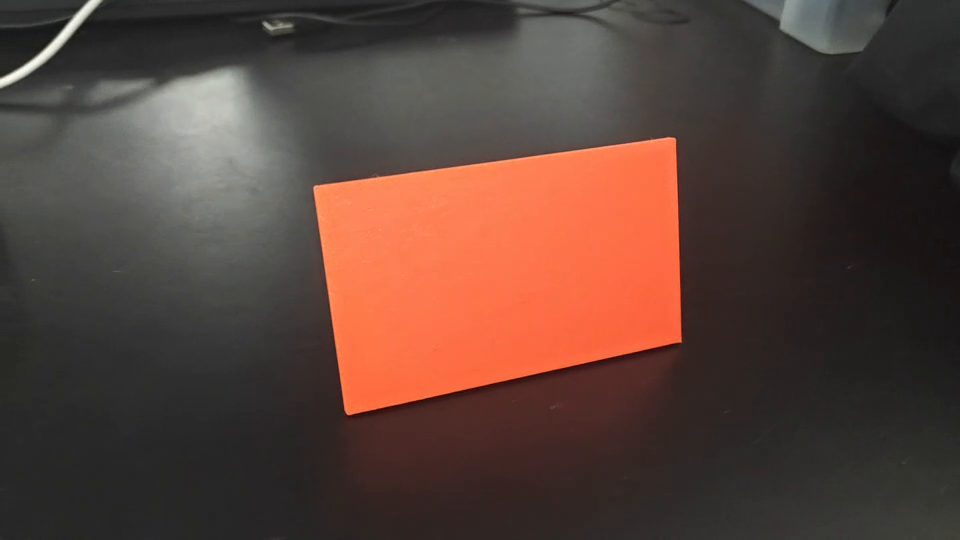
#> input picture frame 21 of orange_board.mp4, 960 x 540 px
$ python q5_annotate_video.py
#> lines starting #> are read from the running program, lines starting #| are printed output that depends on the picture; after the words box and inside, x2 and y2 are one past the last pixel; in counts of white or black regions, pixels touching at a corner belong together
### src/detector.py
"""共用模块：橙色板单帧角点检测流程（第四问提炼，供第四、五问复用）。"""
import cv2
import numpy as np

# HSV 阈值：橙色的 H 大约在 5~25 之间，S、V 设下限排除灰暗背景
HSV_LOWER = np.array([3, 120, 150])
HSV_UPPER = np.array([14, 255, 255])

# 形态学核：先开运算去小噪点，再闭运算填孔洞（第三问比较后选定的方案）
MORPH_KERNEL = (5, 5)

MIN_AREA = 3000          # 面积下限：过滤背景里零星的橙色噪块


def get_mask(frame_bgr: np.ndarray) -> np.ndarray:
    """BGR 帧 -> 橙色二值掩膜（单通道，0/255）。"""
    hsv = cv2.cvtColor(frame_bgr, cv2.COLOR_BGR2HSV)
    mask = cv2.inRange(hsv, HSV_LOWER, HSV_UPPER)
    kernel = cv2.getStructuringElement(cv2.MORPH_RECT, MORPH_KERNEL)
    mask = cv2.morphologyEx(mask, cv2.MORPH_OPEN, kernel)
    mask = cv2.morphologyEx(mask, cv2.MORPH_CLOSE, kernel)
    return mask


def _order_corners_clockwise(pts: np.ndarray) -> np.ndarray:
    """按题目规则排序：沿图像顺时针，从 x+y 最小的点开始（并列时取 y 更小、x 更小）。"""
    pts = pts.reshape(-1, 2).astype(np.float64)
    cx, cy = pts[:, 0].mean(), pts[:, 1].mean()
    # 图像坐标 y 向下，atan2 角度递增方向在视觉上即顺时针
    angles = np.arctan2(pts[:, 1] - cy, pts[:, 0] - cx)
    order = np.argsort(angles)
    pts = pts[order]
    # 旋转列表，让 x+y 最小（并列取 y、x）的点排第一位
    sums = pts[:, 0] + pts[:, 1]
    start = min(range(len(pts)), key=lambda i: (sums[i], pts[i][1], pts[i][0]))
    pts = np.roll(pts, -start, axis=0)
    return pts


def detect_corners(frame_bgr: np.ndarray):
    """单帧检测。

    返回 (valid, corners)：
      valid=True  -> corners 为 4 个 [x, y]（原视频像素坐标，已按规则排序）
      valid=False -> corners 为 []
    """
    mask = get_mask(frame_bgr)
    contours, _ = cv2.findContours(mask, cv2.RETR_EXTERNAL, cv2.CHAIN_APPROX_SIMPLE)
    if not contours:
        return False, []

    # 按面积从大到小尝试，取第一个能拟合出四边形的轮廓
    h_img, w_img = mask.shape
    contours = sorted(contours, key=cv2.contourArea, reverse=True)
    for cnt in contours[:3]:
        area = cv2.contourArea(cnt)
        if area < MIN_AREA or area > 0.95 * w_img * h_img:
            continue

        hull = cv2.convexHull(cnt)
        peri = cv2.arcLength(hull, True)

        # 多边形近似：从粗到细尝试 epsilon，凑出 4 个顶点
        approx = None
        for eps_scale in (0.02, 0.015, 0.01, 0.03, 0.04, 0.05):
            cand = cv2.approxPolyDP(hull, eps_scale * peri, True)
            if len(cand) == 4:
                approx = cand
                break
        if approx is None:
            # 退路：用最小外接旋转矩形的四角（对透视形变也有一定适应性）
            approx = cv2.boxPoints(cv2.minAreaRect(hull)).astype(np.int32)

        corners = _order_corners_clockwise(approx)
        # 防自交的简单校验：对角线长度和应大于边长和的一半（凸四边形必满足）
        return True, [[int(x), int(y)] for x, y in corners]

    return False, []

### src/q4_find_corners.py
"""第四问：从单帧掩膜中找出橙色板四个角点并画标注图。

运行（在仓库根目录）：python src/q4_find_corners.py
输出：outputs/q4/frame_编号_annotated.png 与 frame_编号_corners.json
"""
import json
import os
import sys

import cv2

sys.path.insert(0, os.path.dirname(__file__))
from detector import detect_corners  # noqa: E402

FRAMES = [0, 109, 217]
FRAME_DIR = "outputs/frames"
OUT_DIR = "outputs/q4"

COLORS = [(0, 0, 255), (0, 255, 255), (0, 255, 0), (255, 0, 255)]


def annotate(frame, corners):
    """画角点、编号（0~3）和四边形（连线顺序 0->1->2->3->0）。"""
    vis = frame.copy()
    pts = [tuple(p) for p in corners]
    for i in range(4):
        cv2.line(vis, pts[i], pts[(i + 1) % 4], (0, 255, 0), 3)   # 四边形
    for i, p in enumerate(pts):
        cv2.circle(vis, p, 7, COLORS[i], -1)                       # 角点
        cv2.putText(vis, str(i), (p[0] + 10, p[1] - 10),
                    cv2.FONT_HERSHEY_SIMPLEX, 0.9, (255, 255, 255), 3)
    return vis


# [19 lines left out: function main, not called in this run]


# [2 lines that do not run on import are left out]

### src/q5_annotate_video.py
"""第五问：复用单帧流程，标注整个视频。

运行（在仓库根目录）：python src/q5_annotate_video.py
输出：outputs/annotated.mp4（960x540, 30FPS, 218 帧）和 outputs/corners.jsonl（218 行）
"""
import json
import os
import sys

import cv2

sys.path.insert(0, os.path.dirname(__file__))
from detector import detect_corners  # noqa: E402
from q4_find_corners import annotate  # noqa: E402

VIDEO_PATH = "orange_board.mp4"
OUT_VIDEO = "outputs/annotated.mp4"
OUT_JSONL = "outputs/corners.jsonl"


def main():
    cap = cv2.VideoCapture(VIDEO_PATH)
    fps = cap.get(cv2.CAP_PROP_FPS)
    width = int(cap.get(cv2.CAP_PROP_FRAME_WIDTH))
    height = int(cap.get(cv2.CAP_PROP_FRAME_HEIGHT))

    # mp4v 编码器 + .mp4 后缀；输出分辨率按题目要求 960x540
    writer = cv2.VideoWriter(OUT_VIDEO, cv2.VideoWriter_fourcc(*"mp4v"),
                             fps, (960, 540))

    n_valid = n_invalid = 0
    with open(OUT_JSONL, "w", encoding="utf-8") as f:
        frame_index = 0
        while True:
            ok, frame = cap.read()
#> frame is the input picture: shape (540, 960, 3); mean B, G, R 57.9, 65.8, 89.9
            if not ok:
                break

            valid, corners = detect_corners(frame)   # 每帧独立检测，禁止沿用上一帧结果
#> in get_mask, `hsv = cv2.cvtColor(frame_bgr, cv2.COLOR_BGR2HSV)`: hsv: shape (540, 960, 3); mean H, S, V 23, 52.9, 90.2
#> in get_mask, `mask = cv2.inRange(hsv, HSV_LOWER, HSV_UPPER)`:
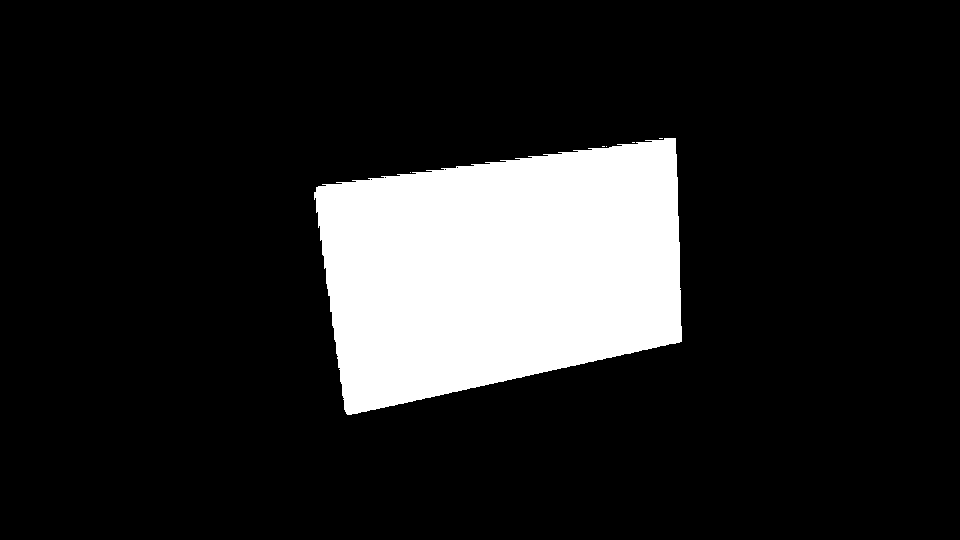
#> mask: shape (540, 960); 14.9% white; 6 white regions (5 under 20 px), largest, box (x1, y1, x2, y2) and area: (314, 138, 682, 415) 77063
#> in get_mask, `mask = cv2.morphologyEx(mask, cv2.MORPH_OPEN, kernel)`: mask: shape (540, 960); 14.8% white; 1 white region
#> in detect_corners, `contours, _ = cv2.findContours(mask, cv2.RETR_EXTERNAL, cv2.CHAIN_APPR..`: contours = 1 contour; box (x1, y1, x2, y2) and area: (314, 138, 682, 415) 76370
#> the loop in detect_corners, `for cnt in contours[:3]:` made 1 pass
#> (area, peri, cx in _order_corners_clockwise, cy in _order_corners_clockwise, angles in _order_corners_clockwise, order in _order_corners_clockwise, sums in _order_corners_clockwise, start in _order_corners_clockwise) on pass 1: (76370.5, 1138.1, 504.5, 269.8, [-0.658, 0.384, 2.41, -2.73], [3, 0, 1, 2], [503, 813, 1022, 759], 0)
#> valid = True; corners = [[316, 187], [675, 138], [681, 341], [346, 413]]
            if valid:
                vis = annotate(frame, corners)
#> in annotate, `pts = [tuple(p) for p in corners]`: pts = [(316, 187), (675, 138), (681, 341), (346, 413)]
#> after the loop in annotate, `for i in range(4):`:
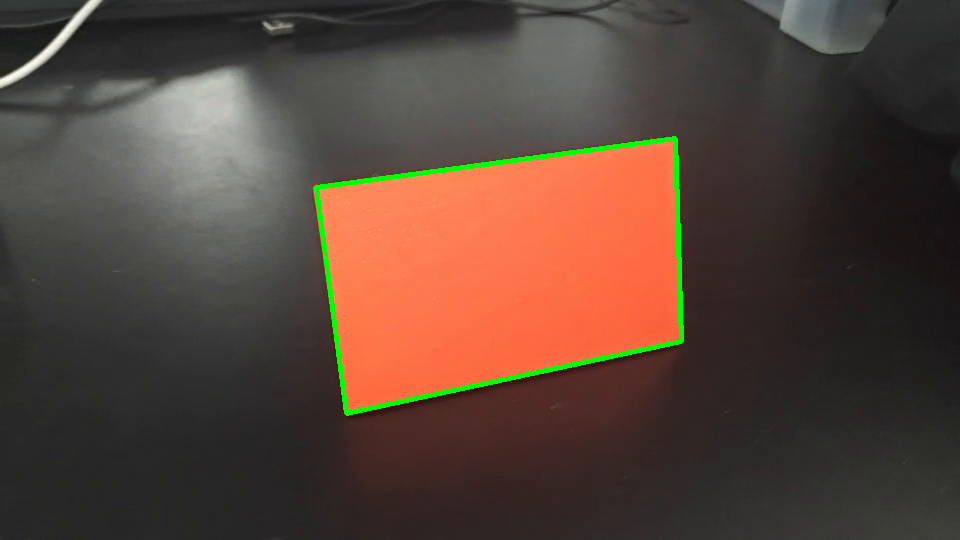
#> vis: shape (540, 960, 3); 1.07% of pixels changed, all inside (x1, y1, x2, y2) = (314, 136, 684, 416)
#> the loop in annotate, `for i, p in enumerate(pts):` made 4 passes
#> after the loop in annotate, `for i, p in enumerate(pts):`:
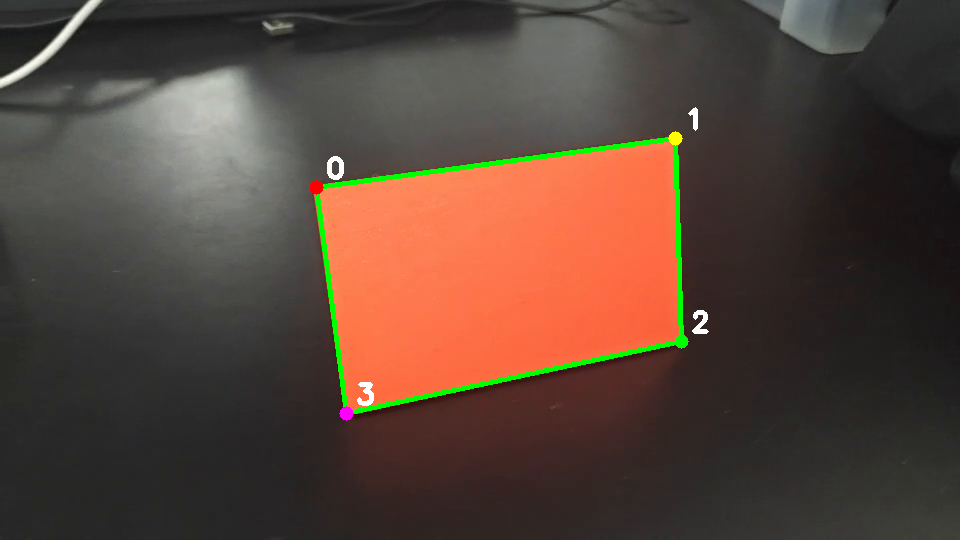
#> vis: shape (540, 960, 3); 0.27% of pixels changed, all inside (x1, y1, x2, y2) = (309, 107, 709, 421)
                n_valid += 1
            else:
                vis = frame.copy()
                cv2.putText(vis, "NOT FOUND", (30, 60),
                            cv2.FONT_HERSHEY_SIMPLEX, 1.5, (0, 0, 255), 4)
                n_invalid += 1

            writer.write(cv2.resize(vis, (960, 540)))
            f.write(json.dumps({"frame_index": frame_index,
                                "valid": valid, "corners": corners}) + "\n")
            frame_index += 1

    cap.release()
    writer.release()
    print(f"总帧数 {frame_index}, 成功 {n_valid}, 失败 {n_invalid}")


if __name__ == "__main__":
    main()

$ run again, starting later in the video
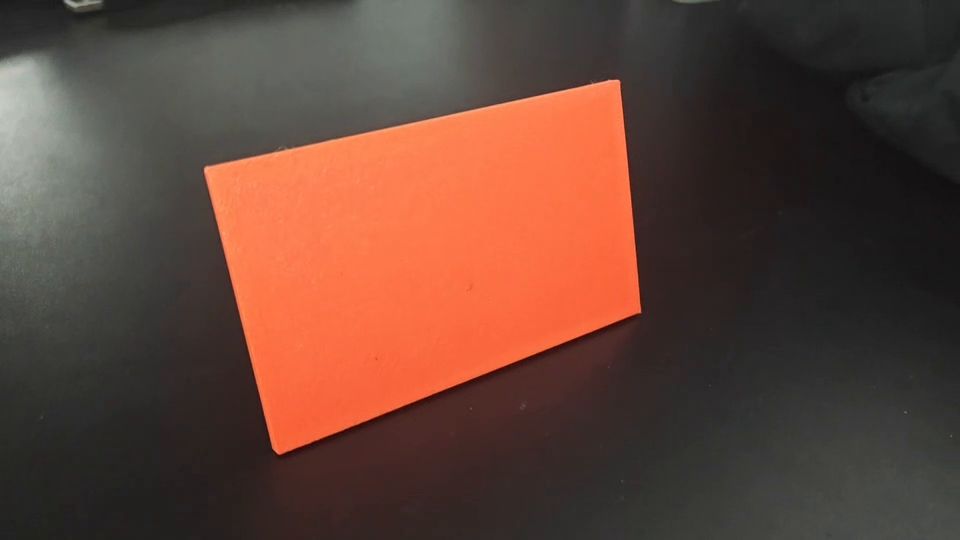
#> input picture frame 174 of orange_board.mp4, 960 x 540 px
#> in main, frame is the input picture: shape (540, 960, 3); mean B, G, R 56.9, 67.9, 99.5
#> hsv: shape (540, 960, 3); mean H, S, V 28, 63.9, 100
#> in get_mask, `mask = cv2.inRange(hsv, HSV_LOWER, HSV_UPPER)`:
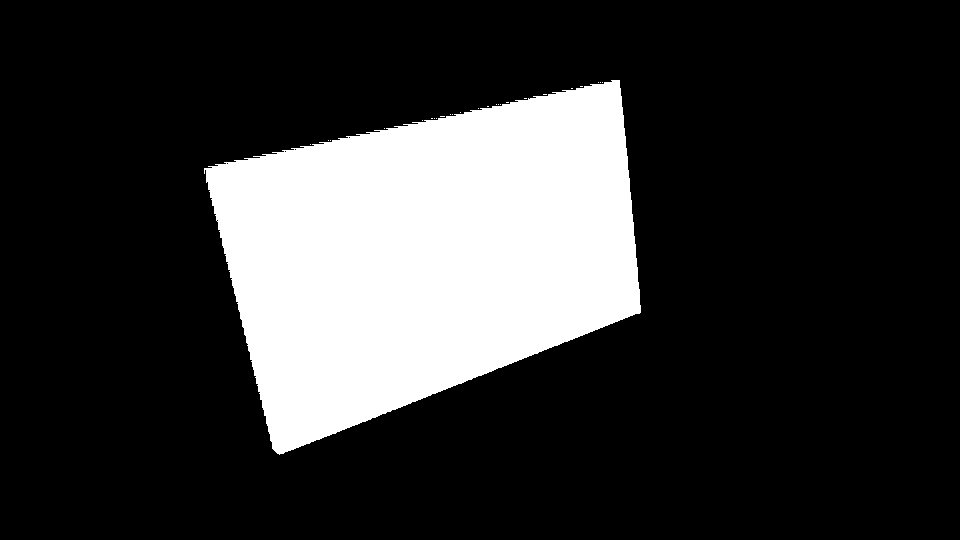
#> mask: shape (540, 960); 20.8% white; 26 white regions (25 under 20 px), largest, box (x1, y1, x2, y2) and area: (204, 80, 641, 455) 107553
#> contours = 1 contour; box (x1, y1, x2, y2) and area: (206, 80, 641, 454) 106728
#> the loop in detect_corners, `for cnt in contours[:3]:` made 1 pass
#> (area, peri, cx in _order_corners_clockwise, cy in _order_corners_clockwise, angles in _order_corners_clockwise, order in _order_corners_clockwise, sums in _order_corners_clockwise, start in _order_corners_clockwise) on pass 1: (106728.5, 1340.6, 435.5, 253.2, [-0.757, 0.28, 2.24, -2.79], [3, 0, 1, 2], [374, 699, 952, 730], 0)
#> in main, `valid, corners = detect_corners(frame)`: valid = True; corners = [[206, 168], [619, 80], [640, 312], [277, 453]]
#> in annotate, `pts = [tuple(p) for p in corners]`: pts = [(206, 168), (619, 80), (640, 312), (277, 453)]
#> the loop in annotate, `for i, p in enumerate(pts):` made 4 passes
#> after the loop in annotate, `for i, p in enumerate(pts):`:
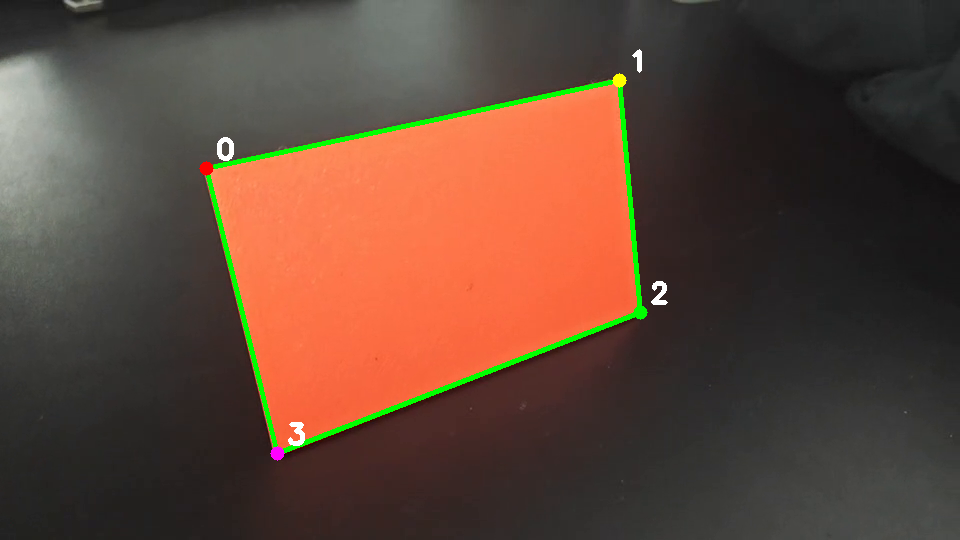
#> vis: shape (540, 960, 3); mean B, G, R 56.4, 70, 97.2
